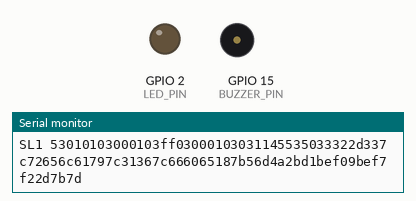
Simulated run of this sketch. Board: ESP32. On the bench: output pins drawn as LEDs (lit = HIGH), buzzer (waves = sounding, pin HIGH), the last lines printed to the serial monitor. WiFi joins after 1.5 s; servers stay silent unless stated.

Above: at 0.7 s.
At 1.52 s:
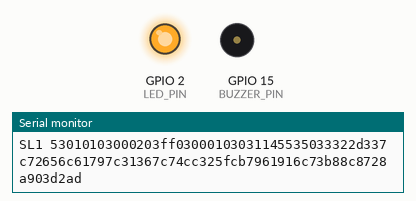
Timing chart, 0 to 3.1 s (numbered marks = the images above):
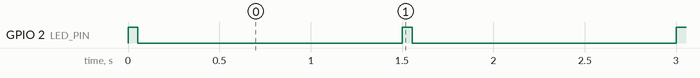

Measured:
- by itself, GPIO 2 (LED_PIN): goes 5 × (LOW 1.4 s, HIGH 0.05 s), LOW 1.4 s, HIGH 0.11 s, 80 × (LOW 1.4 s, HIGH 0.05 s), then LOW

The sketch:

esp32_node.ino
```cpp
/*
 * esp32_node.ino — SMART-LINK C++ Firmware for ESP32 (Relays 1 & 2, or any new ESP32!)
 * ====================================================================================
 * Uses the shared single-source-of-truth header `smartlink_core.h` (copied into this
 * sketch folder by `smartlink.ps1 sync`).
 *
 * Transports (simultaneous):
 *   - USB Serial (115200 baud) — plug directly into HP ProBook / HP Victus / Pi via USB
 *   - UART2 (GPIO16 RX2 / GPIO17 TX2 @ 38400 baud) — wired daisy-chain
 *   - Wi-Fi UDP broadcast (port 5050) — wireless mesh with HP ProBook, HP Victus & Pi
 *
 * Peripherals:
 *   - GPIO15: Piezo buzzer / FM audio subcarrier tone (7.5..13.5 kHz or ÷10 audible)
 *   - GPIO13: Tamper button to GND (INPUT_PULLUP) — corrupts hop record after signing
 *   - GPIO2 : Status LED
 */

#include <Arduino.h>
#include <WiFi.h>
#include <WiFiUdp.h>
#include "soc/soc.h"
#include "soc/rtc_cntl_reg.h"
#define SL_NO_FM_RX
#include "smartlink_core.h"

// ==================== NODE CONFIGURATION ====================
#define NODE_ID     3          // 1 for ESP32-1, 2 for ESP32-2 (or any unique ID 1..250)
#define NODE_NAME   "ESP32-3"
#define NODE_ROLE   "relay"
#define CARRIER_IDX 3          // 0=75kHz, 1=84kHz, 2=95kHz, 3=108kHz, 4=120kHz, 5=135kHz

// Wi-Fi UDP mesh (auto-connects in background to NodeMCU v3 SMART-LINK-HQ AP)
#define WIFI_SSID   "SMART-LINK-HQ"
#define WIFI_PASS   "smartlink123"
#define MESH_PORT   5050
// ============================================================

#define RXD2_PIN    16
#define TXD2_PIN    17
#define TAMPER_PIN  13
#define BUZZER_PIN  15
#define LED_PIN     2

static WiFiUDP udp;
static bool udpStarted = false;
static SlLineDec usbDec, uart2Dec, udpDec;
static uint16_t mySeq = 1;
static uint32_t lastHbMs = 0;

struct SeenEntry { uint32_t key; uint32_t ms; };
static SeenEntry seen[32];
static uint8_t seenPos = 0;

static bool isDuplicate(uint8_t type, uint8_t src, uint16_t seq) {
  uint32_t k = ((uint32_t)type << 24) | ((uint32_t)src << 16) | seq;
  uint32_t now = millis();
  for (uint8_t i = 0; i < 32; i++) {
    if (seen[i].key == k && (now - seen[i].ms) < 12000) return true;
  }
  seen[seenPos] = {k, now};
  seenPos = (seenPos + 1) & 31;
  return false;
}

static void emitLine(const uint8_t* f, uint16_t len) {
  static char line[SL_MAX_FRAME * 2 + 8];
  memcpy(line, "SL1 ", 4);
  for (uint16_t i = 0; i < len; i++) {
    line[4 + 2 * i]     = sl_hexc(f[i] >> 4);
    line[4 + 2 * i + 1] = sl_hexc(f[i] & 15);
  }
  line[4 + 2 * len] = '\0';

  Serial.println(line);
  Serial2.println(line);
  if (WiFi.status() == WL_CONNECTED && udpStarted) {
    IPAddress bcast = WiFi.broadcastIP();
    if (bcast == IPAddress(0, 0, 0, 0)) bcast = IPAddress(255, 255, 255, 255);
    udp.beginPacket(bcast, MESH_PORT);
    udp.println(line);
    udp.endPacket();
  }
}

static void sendHeartbeat() {
  char pay[48];
  uint8_t caps = SL_CAP_UART | (WiFi.status() == WL_CONNECTED ? SL_CAP_WIFI : 0);
  int plen = snprintf(pay, sizeof(pay), "%s|%s|%u|", NODE_NAME, NODE_ROLE, (unsigned)caps);
  uint8_t f[SL_MAX_FRAME];
  uint16_t len = sl_build(f, sizeof(f), SL_T_HB, SL_HB_TTL, mySeq++, NODE_ID,
                          SL_BROADCAST, nullptr, 0, (const uint8_t*)pay, (uint8_t)plen);
  if (!len) return;
  len = sl_append_hop(f, len, sizeof(f), NODE_ID, CARRIER_IDX);
  if (len) {
    digitalWrite(LED_PIN, HIGH);
    emitLine(f, len);
    delay(40);
    digitalWrite(LED_PIN, LOW);
  }
}

static void handleFrame(const uint8_t* raw, uint16_t len) {
  SlView v;
  if (!sl_parse(raw, len, &v)) return;
  if (v.src == NODE_ID && v.H <= 1) return;
  if (isDuplicate(v.type, v.src, v.seq)) return;

  if (v.type == SL_T_HB) {
    if (v.flags > 1 && v.H < SL_MAX_HOPS) {
      uint8_t fwd[SL_MAX_FRAME];
      memcpy(fwd, raw, len);
      sl_set_flags(fwd, len, (uint8_t)(v.flags - 1));
      sl_set_tx(fwd, len, NODE_ID);
      uint16_t flen = sl_append_hop(fwd, len, sizeof(fwd), NODE_ID, CARRIER_IDX);
      if (flen) emitLine(fwd, flen);
    }
    return;
  }

  if (v.dst == NODE_ID || v.dst == SL_BROADCAST) {
    int ok = sl_verify(raw, &v);
    digitalWrite(LED_PIN, HIGH);
    tone(BUZZER_PIN, (unsigned int)(SL_CARRIERS_KHZ[CARRIER_IDX] * 10), 60);
    if (v.type == SL_T_MSG) {
      uint8_t pt[SL_MAX_FRAME];
      memcpy(pt, raw + v.off_payload, v.L);
      sl_crypt(v.src, v.seq, pt, v.L);
      pt[v.L] = '\0';
      Serial.printf("[%s RX] seq=%u msg=\"%s\" | STATUS: %s %d\n",
                    NODE_NAME, v.seq, (const char*)pt,
                    ok ? "SUCCESS" : "TAMPER", ok ? SL_CODE_SUCCESS : SL_CODE_TAMPER);
      if (ok && v.src != NODE_ID) {
        uint8_t ackPay[4] = {(uint8_t)(v.seq >> 8), (uint8_t)v.seq,
                             (uint8_t)(SL_CODE_SUCCESS >> 8), (uint8_t)SL_CODE_SUCCESS};
        uint8_t rt[4] = {NODE_ID, CARRIER_IDX, v.src, CARRIER_IDX};
        uint8_t af[SL_MAX_FRAME];
        uint16_t alen = sl_build(af, sizeof(af), SL_T_ACK, 0, mySeq++, NODE_ID, v.src, rt, 2, ackPay, 4);
        alen = sl_append_hop(af, alen, sizeof(af), NODE_ID, CARRIER_IDX);
        if (alen) emitLine(af, alen);
      }
    }
    for (int b = 0; b < 3; b++) {
      digitalWrite(LED_PIN, HIGH);
      delay(140);
      digitalWrite(LED_PIN, LOW);
      delay(80);
    }
    return;
  }

  // Forward if we are on the source route
  int nextIdx = -1;
  uint8_t cidx = CARRIER_IDX;
  for (uint8_t i = 0; i + 1 < v.R; i++) {
    if (raw[v.off_route + 2 * i] == NODE_ID) {
      nextIdx = i + 1;
      cidx = raw[v.off_route + 2 * i + 1];
      break;
    }
  }
  if (nextIdx < 0) return;

  uint8_t fwd[SL_MAX_FRAME];
  memcpy(fwd, raw, len);
  sl_set_tx(fwd, len, NODE_ID);
  uint16_t flen = sl_append_hop(fwd, len, sizeof(fwd), NODE_ID, cidx);
  if (!flen) return;

  // Live MITM tamper demo: holding GPIO13 LOW corrupts the hop carrier AFTER HMAC signing
  if (digitalRead(TAMPER_PIN) == LOW) {
    SlView fv;
    if (sl_parse(fwd, flen, &fv) && fv.H > 0) {
      fwd[fv.off_hops + 2 * (fv.H - 1) + 1] = 5;  // corrupt carrier index without re-signing
      sl_fix_crc(fwd, flen);
    }
  }

  digitalWrite(LED_PIN, HIGH);
  tone(BUZZER_PIN, (unsigned int)(SL_CARRIERS_KHZ[cidx < SL_NUM_CARRIERS ? cidx : 0] * 10), 60);
  emitLine(fwd, flen);
  delay(15);
  digitalWrite(LED_PIN, LOW);
}

static bool wifiStarted = false;

void setup() {
  WRITE_PERI_REG(RTC_CNTL_BROWN_OUT_REG, 0);  // prevent false brownout resets on breadboard rails
  setCpuFrequencyMhz(80);                     // cuts idle/active current ~55% while staying fast

  Serial.begin(115200);
  Serial2.begin(38400, SERIAL_8N1, RXD2_PIN, TXD2_PIN);
  pinMode(TAMPER_PIN, INPUT_PULLUP);
  pinMode(BUZZER_PIN, OUTPUT);
  pinMode(LED_PIN, OUTPUT);

  sl_dec_init(&usbDec);
  sl_dec_init(&uart2Dec);
  sl_dec_init(&udpDec);

  sendHeartbeat();
}

void loop() {
  // Stagger Wi-Fi startup by NODE_ID (2.5s apart) so multiple ESP32s on one breadboard rail
  // never trigger simultaneous RF calibration spikes.
  if (!wifiStarted && strcmp(WIFI_SSID, "YOUR_WIFI_SSID") != 0 &&
      millis() >= (uint32_t)NODE_ID * 2500UL) {
    wifiStarted = true;
    WiFi.mode(WIFI_STA);
    WiFi.setTxPower(WIFI_POWER_8_5dBm);  // low peak current, plenty of room-scale range
    WiFi.setSleep(true);
    WiFi.setAutoReconnect(true);
    WiFi.begin(WIFI_SSID, WIFI_PASS);
  }

  if (wifiStarted && WiFi.status() == WL_CONNECTED) {
    if (!udpStarted) {
      udp.begin(MESH_PORT);
      udpStarted = true;
      Serial.printf("[%s WIFI] Connected to %s (%s)\n",
                    NODE_NAME, WIFI_SSID, WiFi.localIP().toString().c_str());
      sendHeartbeat();
    }
  } else if (udpStarted) {
    udp.stop();
    udpStarted = false;
  }

  while (Serial.available() > 0) {
    uint16_t n = sl_dec_feed(&usbDec, (char)Serial.read());
    if (n) handleFrame(usbDec.buf, n);
  }
  while (Serial2.available() > 0) {
    uint16_t n = sl_dec_feed(&uart2Dec, (char)Serial2.read());
    if (n) handleFrame(uart2Dec.buf, n);
  }
  if (udpStarted) {
    int pktSize = udp.parsePacket();
    while (pktSize-- > 0) {
      int ch = udp.read();
      if (ch >= 0) {
        uint16_t n = sl_dec_feed(&udpDec, (char)ch);
        if (n) handleFrame(udpDec.buf, n);
      }
    }
  }
  if (millis() - lastHbMs >= 1500) {
    lastHbMs = millis();
    sendHeartbeat();
  }
}
```

Source omitted: smartlink_core.h (23544 bytes)
